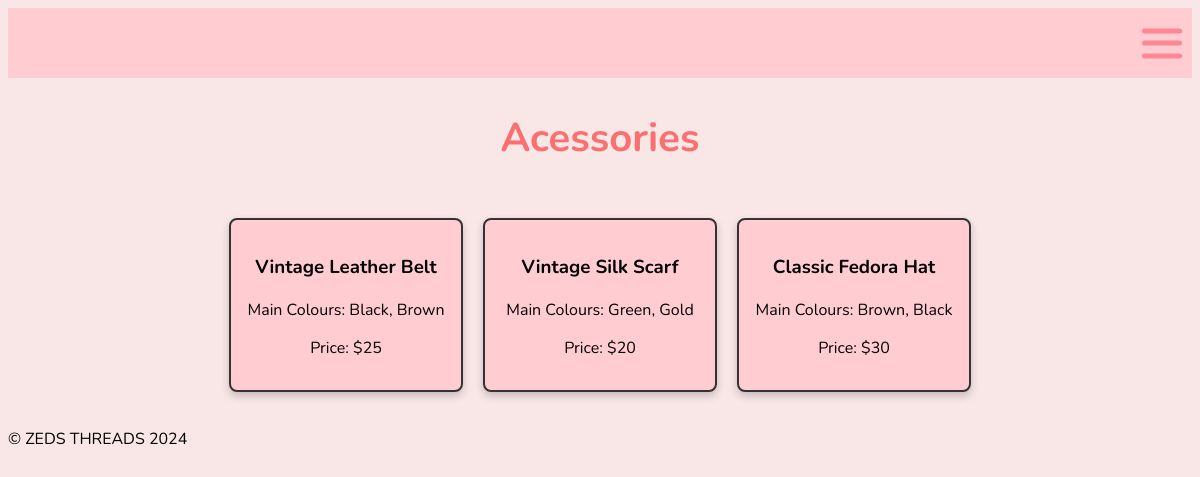
Screenshot of /clothes/Acessories with the database file from the repository.
### tables this page shows
CREATE TABLE clothing_category (catergoryid INTEGER PRIMARY KEY, catergory TEXT);

CREATE TABLE clothing_data (id INTEGER PRIMARY KEY, name TEXT (0, 100), main_colours TEXT (1, 100), price NUMERIC (1, 5), cat_id NUMERIC REFERENCES clothing_category (catergoryid));

### main.py (the view)
@app.route("/clothes/<clothing_type>")
def render_webpage(clothing_type):
    title = clothing_type
    category_query = "SELECT catergoryid FROM clothing_category WHERE catergory = ?"
    item_query = "SELECT name, main_colours, price FROM clothing_data WHERE cat_id = ?"
    con = create_connection(DATABASE)
    if con:
        cur = con.cursor()
        cur.execute(category_query, (clothing_type,))
        category_result = cur.fetchone()
        if category_result:
            cat_id = category_result[0]
            cur.execute(item_query, (cat_id,))
            clothing_list = cur.fetchall()
            con.close()
            return render_template('clothes.html', clothing=clothing_list, title=title)

### main.py (called while the page is built)
def create_connection(db_file):
    try:
        connection = sqlite3.connect(db_file)
        return connection
    except Error as e:
        print(e)
    return None

### templates/clothes.html (shortened to what this page needs)
{% extends "base.html" %}
{% block main %}
<h2 class="clothing-title">{{ title }}</h2>
<div class="clothing-container">
    {% for item in clothing %}
    <div class="clothing-item">
        <h3>{{ item[0] }}</h3>
        <p>Main Colours: {{ item[1] }}</p>
        <p>Price: ${{ item[2] }}</p>
    </div>
    {% endfor %}
</div>
{% endblock %}

### static/styles.css (style rules this page uses)
body { background-color: #f9e7e7; font-family: 'Nunito', sans-serif; }
.clothing-title { font-family: 'Nunito', sans-serif; text-align: center; font-size: 2.5rem; color: #fb6f6f; }
.clothing-container { display: flex; flex-wrap: wrap; gap: 20px; justify-content: center; padding: 20px; }
.clothing-item { background-color: rgb(255, 204, 209); font-family: 'Nunito', sans-serif; border: 2px solid #333; border-radius: 8px; padding: 15px; width: 200px; text-align: center; box-shadow: 0 4px 8px rgba(0, 0, 0, 0.2); transition: transform 0.2s; }

### rows the page displays
clothing_category: catergory "Acessories"
clothing_data: name "Vintage Leather Belt", main_colours "Black, Brown", price "25"
clothing_data: name "Vintage Silk Scarf", main_colours "Green, Gold", price "20"
clothing_data: name "Classic Fedora Hat", main_colours "Brown, Black", price "30"
